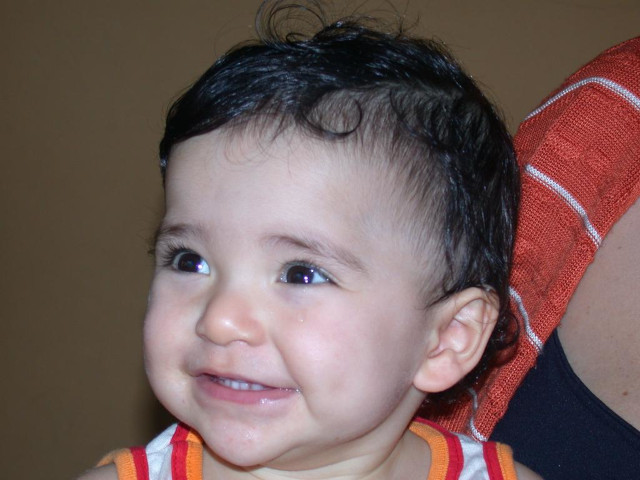
//> input picture Capítulo 10, Decomposição de imagens em planos de bits/bitplanes/biel-color.png, 640 x 480 px
$ ./canny '../../Capítulo 10, Decomposição de imagens em planos de bits/bitplanes/biel-color.png'   (built with g++ and OpenCV 4)
//> lines starting //> are read from the running program, lines starting //| are printed output that depends on the picture; after the words box and inside, x2 and y2 are one past the last pixel; in counts of white or black regions, pixels touching at a corner belong together


#include <iostream>
#include "opencv2/opencv.hpp"

int top_slider = 10;
int top_slider_max = 200;

char TrackbarName[50];

cv::Mat image, border;

void on_trackbar_canny(int, void*){
  cv::Canny(image, border, top_slider, 3*top_slider);
  cv::imshow("Canny", border);
}

int main(int argc, char**argv){
  image= cv::imread(argv[1], cv::IMREAD_GRAYSCALE);
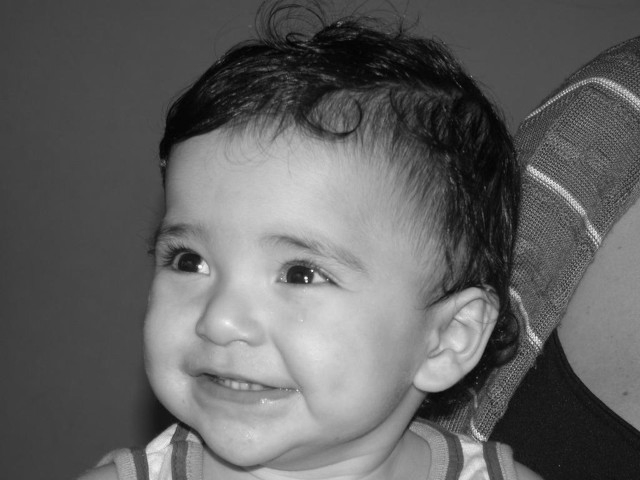
//> image: 480 rows x 640 cols, CV_8UC1; min 0, max 250, mean 98.1

  sprintf( TrackbarName, "Threshold inferior", top_slider_max );

  cv::namedWindow("Canny",1);
  cv::createTrackbar( TrackbarName, "Canny",
                &top_slider,
                top_slider_max,
                on_trackbar_canny );

  on_trackbar_canny(top_slider, 0 );
//> in on_trackbar_canny, `cv::Canny(image, border, top_slider, 3*top_slider);`:
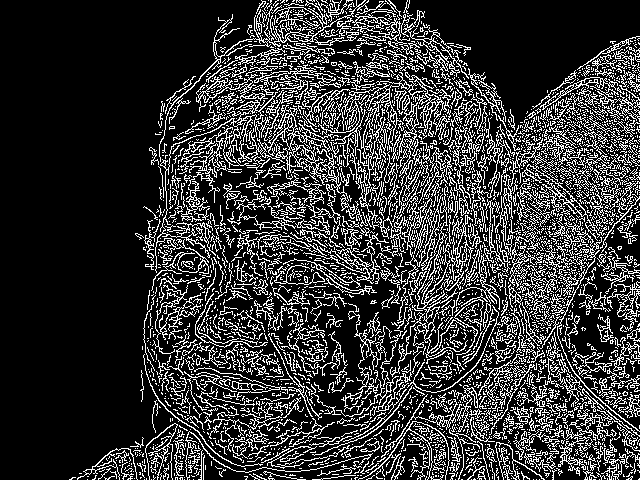
//> border: 480 rows x 640 cols, CV_8UC1; 21% white in thin lines or dots, all inside (x1, y1, x2, y2) = (69, 0, 640, 480)

  cv::waitKey();
  cv::imwrite("cannyborders.png", border);
  return 0;
}
